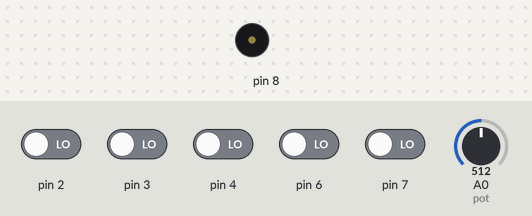
Bench run of a sketch on a simulated Arduino Uno, built with avr-gcc and run on an emulated ATmega328P. Parts: buzzer (waves = sounding). The test bench sets the inputs (shaded band); at power-on: pin 2–4, pin 6, pin 7 LOW, A0 (pot) = 512.

Above: at 1.2 s.
1.3 s: pin 2 driven HIGH
At 1.45 s:
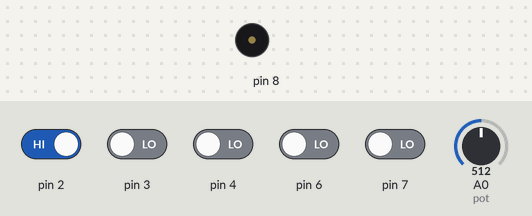
4.3 s: pin 2 driven LOW
At 5.5 s:
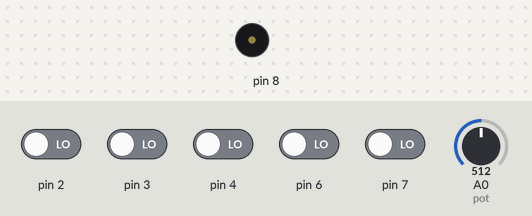
5.8 s: pin 3 driven HIGH
At 5.95 s:
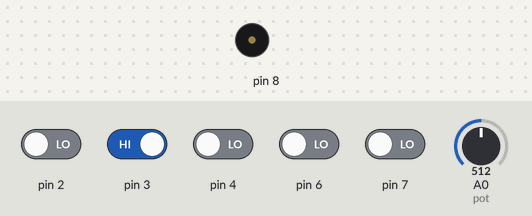
Timing chart, 0 to 14.8 s (numbered marks = the images above; inputs shaded):
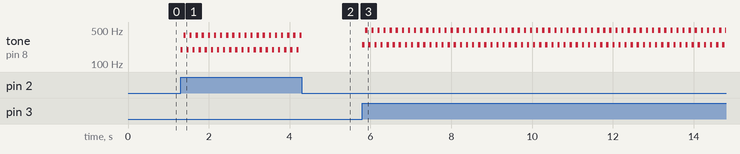

Measured:
- after the input at 1.3 s, tone on pin 8: silent → 195 Hz at once, then repeats every 0.15 s: silent 0.02 s, 391 Hz 0.06 s, silent 0.02 s, 195 Hz 0.06 s
- after the input at 4.3 s, tone on pin 8: goes on until 4.3 s, then stays silent
- after the input at 5.8 s, tone on pin 8: silent → 246 Hz at once, then repeats every 0.15 s: silent 0.02 s, 493 Hz 0.06 s, silent 0.02 s, 246 Hz 0.06 s

The sketch:

ardarp.ino
```cpp
//consists of code found in https://github.com/tigoe/SoundExamples
#include "pitches.h"
//initial three notes loaded
int note1 = 55;  //G3 MIDI
int note2 = 59;  //B3 MIDI
int note3 = 62;  //D4 MIDI

void setup() {
  //Serial.begin(9600);

  //3 note pushbuttons, 2 transposing pushbuttons
  pinMode(2, INPUT);
  pinMode(3, INPUT);
  pinMode(4, INPUT);
  pinMode(6, INPUT);
  pinMode(7, INPUT);
  pinMode(8, OUTPUT);
}

void loop() {
  int analogValue = analogRead(A0);  // read the pot value
  // to calculate the note duration, take one second
  // divided by the note type.
  //e.g. quarter note = 1000 / 4, eighth note = 1000/8, etc.
  int divider = map(analogValue, 0, 1023, 4, 32);  //limit values between quarter and 32nd notes
  int noteDuration = 1000 / divider;

  //note combination to be arpeggiated
  if (digitalRead(2) && digitalRead(3) && digitalRead(4)) {
    int arr[] = { freqForm(note1), freqForm(note2), freqForm(note3), freqForm(note1 + 12), freqForm(note2 + 12), freqForm(note3 + 12) };
    arpeggiate(arr, 6, noteDuration);
  } else if (digitalRead(2) && digitalRead(3)) {
    int arr[] = { freqForm(note1), freqForm(note2), freqForm(note1 + 12), freqForm(note2 + 12) };
    arpeggiate(arr, 4, noteDuration);
  } else if (digitalRead(2) && digitalRead(4)) {
    int arr[] = { freqForm(note1), freqForm(note3), freqForm(note1 + 12), freqForm(note3 + 12) };
    arpeggiate(arr, 4, noteDuration);
  } else if (digitalRead(3) && digitalRead(4)) {
    int arr[] = { freqForm(note2), freqForm(note3), freqForm(note2 + 12), freqForm(note3 + 12) };
    arpeggiate(arr, 4, noteDuration);
  } else if (digitalRead(2) == HIGH) {
    int arr[] = { freqForm(note1), freqForm(note1 + 12) };
    arpeggiate(arr, 2, noteDuration);
  } else if (digitalRead(3) == HIGH) {
    int arr[] = { freqForm(note2), freqForm(note2 + 12) };
    arpeggiate(arr, 2, noteDuration);
  } else if (digitalRead(4) == HIGH) {
    int arr[] = { freqForm(note3), freqForm(note3 + 12) };
    arpeggiate(arr, 2, noteDuration);
  }

  //if transposition button pressed along with note button, move assigned note one semitone up
  if (digitalRead(6) && digitalRead(2)) note1++;
  if (digitalRead(6) && digitalRead(3)) note2++;
  if (digitalRead(6) && digitalRead(4)) note3++;

  //the same for one semitone down
  if (digitalRead(7) && digitalRead(2)) note1--;
  if (digitalRead(7) && digitalRead(3)) note2--;
  if (digitalRead(7) && digitalRead(4)) note3--;
}

//plays notes in array in sequence
void arpeggiate(int noteArray[], int length, int duration) {
  for (int i = 0; i < length; i++) {
    tone(8, noteArray[i], duration);
    delay(duration + 20);
  }
}

float freqForm(int noteValue) {
  float frequency = 440 * pow(2, ((noteValue - 69) / 12.0));
  return frequency;
}
```
